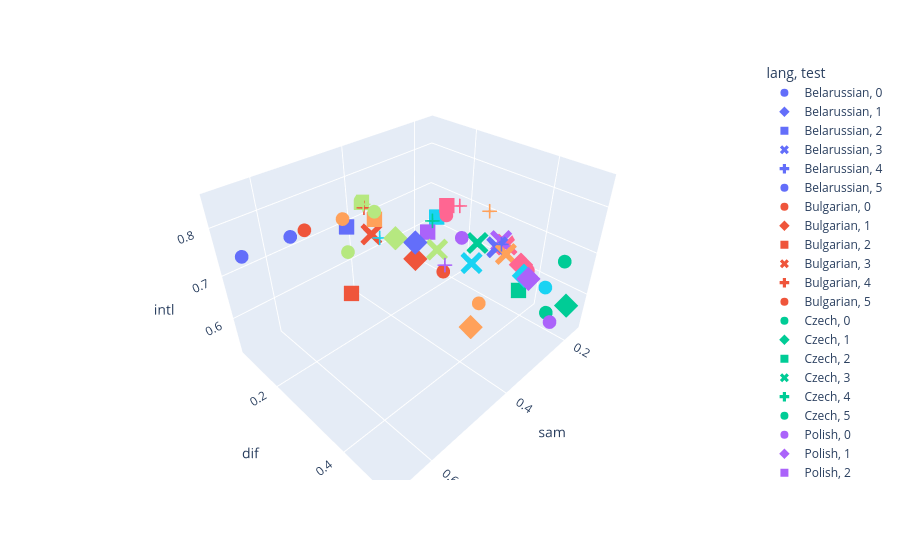

Notebook code for this chart:
### Code cell
fig = px.scatter_3d(intellig, x="sam", y="dif", z="intl", color="lang", symbol="test")
fig.show()

### Figure 1 — Plotly figure (JSON) as saved in the notebook; plotly's stock layout.template omitted (floating-point values rounded to 4 significant figures)
{"data": [{"hovertemplate": "lang=Belarussian<br>test=0<br>sam=%{x}<br>dif=%{y}<br>intl=%{z}<extra></extra>", "legendgroup": "Belarussian, 0", "marker": {"color": "#636efa", "symbol": "circle"}, "mode": "markers", "name": "Belarussian, 0", "scene": "scene", "showlegend": true, "type": "scatter3d", "x": [0.6744], "y": [0.1395], "z": [0.7665]}, {"hovertemplate": "lang=Belarussian<br>test=1<br>sam=%{x}<br>dif=%{y}<br>intl=%{z}<extra></extra>", "legendgroup": "Belarussian, 1", "marker": {"color": "#636efa", "symbol": "diamond"}, "mode": "markers", "name": "Belarussian, 1", "scene": "scene", "showlegend": true, "type": "scatter3d", "x": [0.45], "y": [0.325], "z": [0.7773]}, {"hovertemplate": "lang=Belarussian<br>test=2<br>sam=%{x}<br>dif=%{y}<br>intl=%{z}<extra></extra>", "legendgroup": "Belarussian, 2", "marker": {"color": "#636efa", "symbol": "square"}, "mode": "markers", "name": "Belarussian, 2", "scene": "scene", "showlegend": true, "type": "scatter3d", "x": [0.4571], "y": [0.1429], "z": [0.7359]}, {"hovertemplate": "lang=Belarussian<br>test=3<br>sam=%{x}<br>dif=%{y}<br>intl=%{z}<extra></extra>", "legendgroup": "Belarussian, 3", "marker": {"color": "#636efa", "symbol": "x"}, "mode": "markers", "name": "Belarussian, 3", "scene": "scene", "showlegend": true, "type": "scatter3d", "x": [0.2273], "y": [0.3409], "z": [0.6743]}, {"hovertemplate": "lang=Belarussian<br>test=4<br>sam=%{x}<br>dif=%{y}<br>intl=%{z}<extra></extra>", "legendgroup": "Belarussian, 4", "marker": {"color": "#636efa", "symbol": "cross"}, "mode": "markers", "name": "Belarussian, 4", "scene": "scene", "showlegend": true, "type": "scatter3d", "x": [0.3514], "y": [0.4324], "z": [0.7776]}, {"hovertemplate": "lang=Belarussian<br>test=5<br>sam=%{x}<br>dif=%{y}<br>intl=%{z}<extra></extra>", "legendgroup": "Belarussian, 5", "marker": {"color": "#636efa", "symbol": "circle"}, "mode": "markers", "name": "Belarussian, 5", "scene": "scene", "showlegend": true, "type": "scatter3d", "x": [0.6216], "y": [0.2162], "z": [0.8158]}, {"hovertemplate": "lang=Bulgarian<br>test=0<br>sam=%{x}<br>dif=%{y}<br>intl=%{z}<extra></extra>", "legendgroup": "Bulgarian, 0", "marker": {"color": "#EF553B", "symbol": "circle"}, "mode": "markers", "name": "Bulgarian, 0", "scene": "scene", "showlegend": true, "type": "scatter3d", "x": [0.3488], "y": [0.3023], "z": [0.6543]}, {"hovertemplate": "lang=Bulgarian<br>test=1<br>sam=%{x}<br>dif=%{y}<br>intl=%{z}<extra></extra>", "legendgroup": "Bulgarian, 1", "marker": {"color": "#EF553B", "symbol": "diamond"}, "mode": "markers", "name": "Bulgarian, 1", "scene": "scene", "showlegend": true, "type": "scatter3d", "x": [0.425], "y": [0.3], "z": [0.7199]}, {"hovertemplate": "lang=Bulgarian<br>test=2<br>sam=%{x}<br>dif=%{y}<br>intl=%{z}<extra></extra>", "legendgroup": "Bulgarian, 2", "marker": {"color": "#EF553B", "symbol": "square"}, "mode": "markers", "name": "Bulgarian, 2", "scene": "scene", "showlegend": true, "type": "scatter3d", "x": [0.5429], "y": [0.2571], "z": [0.6817]}, {"hovertemplate": "lang=Bulgarian<br>test=3<br>sam=%{x}<br>dif=%{y}<br>intl=%{z}<extra></extra>", "legendgroup": "Bulgarian, 3", "marker": {"color": "#EF553B", "symbol": "x"}, "mode": "markers", "name": "Bulgarian, 3", "scene": "scene", "showlegend": true, "type": "scatter3d", "x": [0.4091], "y": [0.1591], "z": [0.7052]}, {"hovertemplate": "lang=Bulgarian<br>test=4<br>sam=%{x}<br>dif=%{y}<br>intl=%{z}<extra></extra>", "legendgroup": "Bulgarian, 4", "marker": {"color": "#EF553B", "symbol": "cross"}, "mode": "markers", "name": "Bulgarian, 4", "scene": "scene", "showlegend": true, "type": "scatter3d", "x": [0.4054], "y": [0.1351], "z": [0.7548]}, {"hovertemplate": "lang=Bulgarian<br>test=5<br>sam=%{x}<br>dif=%{y}<br>intl=%{z}<extra></extra>", "legendgroup": "Bulgarian, 5", "marker": {"color": "#EF553B", "symbol": "circle"}, "mode": "markers", "name": "Bulgarian, 5", "scene": "scene", "showlegend": true, "type": "scatter3d", "x": [0.5946], "y": [0.2162], "z": [0.8166]}, {"hovertemplate": "lang=Czech<br>test=0<br>sam=%{x}<br>dif=%{y}<br>intl=%{z}<extra></extra>", "legendgroup": "Czech, 0", "marker": {"color": "#00cc96", "symbol": "circle"}, "mode": "markers", "name": "Czech, 0", "scene": "scene", "showlegend": true, "type": "scatter3d", "x": [0.1628], "y": [0.4419], "z": [0.5204]}, {"hovertemplate": "lang=Czech<br>test=1<br>sam=%{x}<br>dif=%{y}<br>intl=%{z}<extra></extra>", "legendgroup": "Czech, 1", "marker": {"color": "#00cc96", "symbol": "diamond"}, "mode": "markers", "name": "Czech, 1", "scene": "scene", "showlegend": true, "type": "scatter3d", "x": [0.2], "y": [0.5], "z": [0.5956]}, {"hovertemplate": "lang=Czech<br>test=2<br>sam=%{x}<br>dif=%{y}<br>intl=%{z}<extra></extra>", "legendgroup": "Czech, 2", "marker": {"color": "#00cc96", "symbol": "square"}, "mode": "markers", "name": "Czech, 2", "scene": "scene", "showlegend": true, "type": "scatter3d", "x": [0.1714], "y": [0.3714], "z": [0.5489]}, {"hovertemplate": "lang=Czech<br>test=3<br>sam=%{x}<br>dif=%{y}<br>intl=%{z}<extra></extra>", "legendgroup": "Czech, 3", "marker": {"color": "#00cc96", "symbol": "x"}, "mode": "markers", "name": "Czech, 3", "scene": "scene", "showlegend": true, "type": "scatter3d", "x": [0.2045], "y": [0.2727], "z": [0.6442]}, {"hovertemplate": "lang=Czech<br>test=4<br>sam=%{x}<br>dif=%{y}<br>intl=%{z}<extra></extra>", "legendgroup": "Czech, 4", "marker": {"color": "#00cc96", "symbol": "cross"}, "mode": "markers", "name": "Czech, 4", "scene": "scene", "showlegend": true, "type": "scatter3d", "x": [0.3784], "y": [0.2973], "z": [0.7794]}, {"hovertemplate": "lang=Czech<br>test=5<br>sam=%{x}<br>dif=%{y}<br>intl=%{z}<extra></extra>", "legendgroup": "Czech, 5", "marker": {"color": "#00cc96", "symbol": "circle"}, "mode": "markers", "name": "Czech, 5", "scene": "scene", "showlegend": true, "type": "scatter3d", "x": [0.2162], "y": [0.4865], "z": [0.7031]}, {"hovertemplate": "lang=Polish<br>test=0<br>sam=%{x}<br>dif=%{y}<br>intl=%{z}<extra></extra>", "legendgroup": "Polish, 0", "marker": {"color": "#ab63fa", "symbol": "circle"}, "mode": "markers", "name": "Polish, 0", "scene": "scene", "showlegend": true, "type": "scatter3d", "x": [0.2326], "y": [0.4884], "z": [0.5652]}, {"hovertemplate": "lang=Polish<br>test=1<br>sam=%{x}<br>dif=%{y}<br>intl=%{z}<extra></extra>", "legendgroup": "Polish, 1", "marker": {"color": "#ab63fa", "symbol": "diamond"}, "mode": "markers", "name": "Polish, 1", "scene": "scene", "showlegend": true, "type": "scatter3d", "x": [0.275], "y": [0.45], "z": [0.6747]}, {"hovertemplate": "lang=Polish<br>test=2<br>sam=%{x}<br>dif=%{y}<br>intl=%{z}<extra></extra>", "legendgroup": "Polish, 2", "marker": {"color": "#ab63fa", "symbol": "square"}, "mode": "markers", "name": "Polish, 2", "scene": "scene", "showlegend": true, "type": "scatter3d", "x": [0.2571], "y": [0.1714], "z": [0.6515]}, {"hovertemplate": "lang=Polish<br>test=3<br>sam=%{x}<br>dif=%{y}<br>intl=%{z}<extra></extra>", "legendgroup": "Polish, 3", "marker": {"color": "#ab63fa", "symbol": "x"}, "mode": "markers", "name": "Polish, 3", "scene": "scene", "showlegend": true, "type": "scatter3d", "x": [0.1818], "y": [0.3182], "z": [0.6592]}, {"hovertemplate": "lang=Polish<br>test=4<br>sam=%{x}<br>dif=%{y}<br>intl=%{z}<extra></extra>", "legendgroup": "Polish, 4", "marker": {"color": "#ab63fa", "symbol": "cross"}, "mode": "markers", "name": "Polish, 4", "scene": "scene", "showlegend": true, "type": "scatter3d", "x": [0.4324], "y": [0.3784], "z": [0.748]}, {"hovertemplate": "lang=Polish<br>test=5<br>sam=%{x}<br>dif=%{y}<br>intl=%{z}<extra></extra>", "legendgroup": "Polish, 5", "marker": {"color": "#ab63fa", "symbol": "circle"}, "mode": "markers", "name": "Polish, 5", "scene": "scene", "showlegend": true, "type": "scatter3d", "x": [0.3243], "y": [0.3243], "z": [0.7317]}, {"hovertemplate": "lang=Serbian<br>test=0<br>sam=%{x}<br>dif=%{y}<br>intl=%{z}<extra></extra>", "legendgroup": "Serbian, 0", "marker": {"color": "#FFA15A", "symbol": "circle"}, "mode": "markers", "name": "Serbian, 0", "scene": "scene", "showlegend": true, "type": "scatter3d", "x": [0.3488], "y": [0.3953], "z": [0.6267]}, {"hovertemplate": "lang=Serbian<br>test=1<br>sam=%{x}<br>dif=%{y}<br>intl=%{z}<extra></extra>", "legendgroup": "Serbian, 1", "marker": {"color": "#FFA15A", "symbol": "diamond"}, "mode": "markers", "name": "Serbian, 1", "scene": "scene", "showlegend": true, "type": "scatter3d", "x": [0.375], "y": [0.4], "z": [0.5859]}, {"hovertemplate": "lang=Serbian<br>test=2<br>sam=%{x}<br>dif=%{y}<br>intl=%{z}<extra></extra>", "legendgroup": "Serbian, 2", "marker": {"color": "#FFA15A", "symbol": "square"}, "mode": "markers", "name": "Serbian, 2", "scene": "scene", "showlegend": true, "type": "scatter3d", "x": [0.4571], "y": [0.2286], "z": [0.7871]}, {"hovertemplate": "lang=Serbian<br>test=3<br>sam=%{x}<br>dif=%{y}<br>intl=%{z}<extra></extra>", "legendgroup": "Serbian, 3", "marker": {"color": "#FFA15A", "symbol": "x"}, "mode": "markers", "name": "Serbian, 3", "scene": "scene", "showlegend": true, "type": "scatter3d", "x": [0.2273], "y": [0.3636], "z": [0.6681]}, {"hovertemplate": "lang=Serbian<br>test=4<br>sam=%{x}<br>dif=%{y}<br>intl=%{z}<extra></extra>", "legendgroup": "Serbian, 4", "marker": {"color": "#FFA15A", "symbol": "cross"}, "mode": "markers", "name": "Serbian, 4", "scene": "scene", "showlegend": true, "type": "scatter3d", "x": [0.2432], "y": [0.3243], "z": [0.7575]}, {"hovertemplate": "lang=Serbian<br>test=5<br>sam=%{x}<br>dif=%{y}<br>intl=%{z}<extra></extra>", "legendgroup": "Serbian, 5", "marker": {"color": "#FFA15A", "symbol": "circle"}, "mode": "markers", "name": "Serbian, 5", "scene": "scene", "showlegend": true, "type": "scatter3d", "x": [0.4595], "y": [0.1351], "z": [0.7508]}, {"hovertemplate": "lang=Slovak<br>test=0<br>sam=%{x}<br>dif=%{y}<br>intl=%{z}<extra></extra>", "legendgroup": "Slovak, 0", "marker": {"color": "#19d3f3", "symbol": "circle"}, "mode": "markers", "name": "Slovak, 0", "scene": "scene", "showlegend": true, "type": "scatter3d", "x": [0.186], "y": [0.4419], "z": [0.6021]}, {"hovertemplate": "lang=Slovak<br>test=1<br>sam=%{x}<br>dif=%{y}<br>intl=%{z}<extra></extra>", "legendgroup": "Slovak, 1", "marker": {"color": "#19d3f3", "symbol": "diamond"}, "mode": "markers", "name": "Slovak, 1", "scene": "scene", "showlegend": true, "type": "scatter3d", "x": [0.25], "y": [0.425], "z": [0.6564]}, {"hovertemplate": "lang=Slovak<br>test=2<br>sam=%{x}<br>dif=%{y}<br>intl=%{z}<extra></extra>", "legendgroup": "Slovak, 2", "marker": {"color": "#19d3f3", "symbol": "square"}, "mode": "markers", "name": "Slovak, 2", "scene": "scene", "showlegend": true, "type": "scatter3d", "x": [0.2286], "y": [0.1714], "z": [0.6784]}, {"hovertemplate": "lang=Slovak<br>test=3<br>sam=%{x}<br>dif=%{y}<br>intl=%{z}<extra></extra>", "legendgroup": "Slovak, 3", "marker": {"color": "#19d3f3", "symbol": "x"}, "mode": "markers", "name": "Slovak, 3", "scene": "scene", "showlegend": true, "type": "scatter3d", "x": [0.25], "y": [0.2955], "z": [0.6237]}, {"hovertemplate": "lang=Slovak<br>test=4<br>sam=%{x}<br>dif=%{y}<br>intl=%{z}<extra></extra>", "legendgroup": "Slovak, 4", "marker": {"color": "#19d3f3", "symbol": "cross"}, "mode": "markers", "name": "Slovak, 4", "scene": "scene", "showlegend": true, "type": "scatter3d", "x": [0.4595], "y": [0.2432], "z": [0.7551]}, {"hovertemplate": "lang=Slovene<br>test=0<br>sam=%{x}<br>dif=%{y}<br>intl=%{z}<extra></extra>", "legendgroup": "Slovene, 0", "marker": {"color": "#FF6692", "symbol": "circle"}, "mode": "markers", "name": "Slovene, 0", "scene": "scene", "showlegend": true, "type": "scatter3d", "x": [0.186], "y": [0.3953], "z": [0.6223]}, {"hovertemplate": "lang=Slovene<br>test=1<br>sam=%{x}<br>dif=%{y}<br>intl=%{z}<extra></extra>", "legendgroup": "Slovene, 1", "marker": {"color": "#FF6692", "symbol": "diamond"}, "mode": "markers", "name": "Slovene, 1", "scene": "scene", "showlegend": true, "type": "scatter3d", "x": [0.225], "y": [0.4], "z": [0.6581]}, {"hovertemplate": "lang=Slovene<br>test=2<br>sam=%{x}<br>dif=%{y}<br>intl=%{z}<extra></extra>", "legendgroup": "Slovene, 2", "marker": {"color": "#FF6692", "symbol": "square"}, "mode": "markers", "name": "Slovene, 2", "scene": "scene", "showlegend": true, "type": "scatter3d", "x": [0.2286], "y": [0.2], "z": [0.718]}, {"hovertemplate": "lang=Slovene<br>test=3<br>sam=%{x}<br>dif=%{y}<br>intl=%{z}<extra></extra>", "legendgroup": "Slovene, 3", "marker": {"color": "#FF6692", "symbol": "x"}, "mode": "markers", "name": "Slovene, 3", "scene": "scene", "showlegend": true, "type": "scatter3d", "x": [0.1591], "y": [0.3182], "z": [0.64]}, {"hovertemplate": "lang=Slovene<br>test=4<br>sam=%{x}<br>dif=%{y}<br>intl=%{z}<extra></extra>", "legendgroup": "Slovene, 4", "marker": {"color": "#FF6692", "symbol": "cross"}, "mode": "markers", "name": "Slovene, 4", "scene": "scene", "showlegend": true, "type": "scatter3d", "x": [0.2703], "y": [0.2703], "z": [0.759]}, {"hovertemplate": "lang=Slovene<br>test=5<br>sam=%{x}<br>dif=%{y}<br>intl=%{z}<extra></extra>", "legendgroup": "Slovene, 5", "marker": {"color": "#FF6692", "symbol": "circle"}, "mode": "markers", "name": "Slovene, 5", "scene": "scene", "showlegend": true, "type": "scatter3d", "x": [0.2162], "y": [0.1892], "z": [0.6845]}, {"hovertemplate": "lang=Ukranian<br>test=0<br>sam=%{x}<br>dif=%{y}<br>intl=%{z}<extra></extra>", "legendgroup": "Ukranian, 0", "marker": {"color": "#B6E880", "symbol": "circle"}, "mode": "markers", "name": "Ukranian, 0", "scene": "scene", "showlegend": true, "type": "scatter3d", "x": [0.5581], "y": [0.2791], "z": [0.7867]}, {"hovertemplate": "lang=Ukranian<br>test=1<br>sam=%{x}<br>dif=%{y}<br>intl=%{z}<extra></extra>", "legendgroup": "Ukranian, 1", "marker": {"color": "#B6E880", "symbol": "diamond"}, "mode": "markers", "name": "Ukranian, 1", "scene": "scene", "showlegend": true, "type": "scatter3d", "x": [0.45], "y": [0.275], "z": [0.7642]}, {"hovertemplate": "lang=Ukranian<br>test=2<br>sam=%{x}<br>dif=%{y}<br>intl=%{z}<extra></extra>", "legendgroup": "Ukranian, 2", "marker": {"color": "#B6E880", "symbol": "square"}, "mode": "markers", "name": "Ukranian, 2", "scene": "scene", "showlegend": true, "type": "scatter3d", "x": [0.3714], "y": [0.08571], "z": [0.7367]}, {"hovertemplate": "lang=Ukranian<br>test=3<br>sam=%{x}<br>dif=%{y}<br>intl=%{z}<extra></extra>", "legendgroup": "Ukranian, 3", "marker": {"color": "#B6E880", "symbol": "x"}, "mode": "markers", "name": "Ukranian, 3", "scene": "scene", "showlegend": true, "type": "scatter3d", "x": [0.3864], "y": [0.3182], "z": [0.7309]}, {"hovertemplate": "lang=Ukranian<br>test=4<br>sam=%{x}<br>dif=%{y}<br>intl=%{z}<extra></extra>", "legendgroup": "Ukranian, 4", "marker": {"color": "#B6E880", "symbol": "cross"}, "mode": "markers", "name": "Ukranian, 4", "scene": "scene", "showlegend": true, "type": "scatter3d", "x": [0.5135], "y": [0.2703], "z": [0.8535]}, {"hovertemplate": "lang=Ukranian<br>test=5<br>sam=%{x}<br>dif=%{y}<br>intl=%{z}<extra></extra>", "legendgroup": "Ukranian, 5", "marker": {"color": "#B6E880", "symbol": "circle"}, "mode": "markers", "name": "Ukranian, 5", "scene": "scene", "showlegend": true, "type": "scatter3d", "x": [0.5135], "y": [0.2973], "z": [0.8506]}], "layout": {"legend": {"title": {"text": "lang, test"}, "tracegroupgap": 0}, "margin": {"t": 60}, "scene": {"domain": {"x": [0, 1], "y": [0, 1]}, "xaxis": {"title": {"text": "sam"}}, "yaxis": {"title": {"text": "dif"}}, "zaxis": {"title": {"text": "intl"}}}}}
